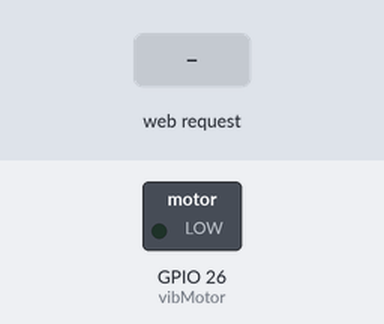
A sketch run on a simulated ESP32. On the bench: switched loads named in the sketch (green lamp = pin HIGH). The test bench sets the inputs (shaded band). WiFi joins after 1.5 s; servers stay silent unless stated; what the sketch prints to the serial monitor is not drawn.

Above: at 3.7 s.
3.8 s: HTTP request GET /left/active received
At 3.9 s:
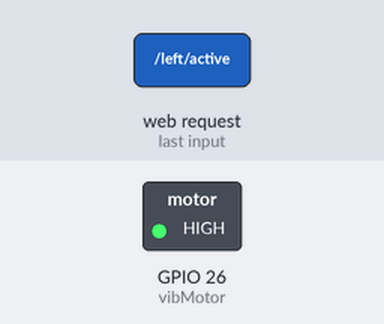
5.5 s: HTTP request GET /left/inactive received
Timing chart, 0 to 8.5 s (numbered marks = the images above; inputs shaded):
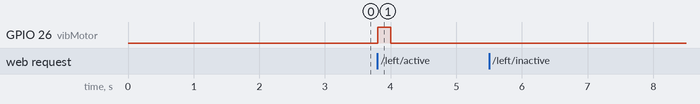

The sketch:

client.ino
```cpp
#include <WiFi.h>
#include <HTTPClient.h>

const char* ssid = "VIH";
const char* password = "vih_00000";

IPAddress local_IP(192, 168, 4, 4);  // Set your desired static IP address
IPAddress gateway(192, 168, 4, 1);    // Set your gateway IP address
IPAddress subnet(255, 255, 255, 0);   // Set your subnet mask

String jsonResponse;
WiFiServer server(80);

const int vibMotor = 26;

void setup() {
  Serial.begin(115200);
  pinMode(vibMotor, OUTPUT);
  delay(1000);

  WiFi.begin(ssid, password);
  Serial.println("\nConnecting");

  while(WiFi.status() != WL_CONNECTED) {
    Serial.print(".");
    delay(100);
  }

  WiFi.config(local_IP, gateway, subnet);

  Serial.println("\nConnected to the WiFi network");
  Serial.print("[+] ESP32 IP: ");
  Serial.println(WiFi.localIP());

  server.begin();
  Serial.println("Server started");
}

void loop() {
  WiFiClient client = server.available();

  if (client) {
    while (client.connected()) {
      if (client.available()) {
        String line = client.readStringUntil('\r');
        if (line.startsWith("GET /left/active")) {
          Serial.println("left active");
          jsonResponse = "{\"left\": \"active\"}";
          activateMotor();
        } else if (line.startsWith("GET /left/inactive")) {
          Serial.println("left inactive");
          jsonResponse = "{\"left\": \"inactive\"}";

        }
        break;
      }
    }

    client.println("HTTP/1.1 200 OK");
    client.println("Content-Type: application/json");
    client.println("Access-Control-Allow-Origin: *");
    client.println("Connection: close");
    client.print("Content-Length: ");
    client.println(jsonResponse.length());
    client.println();
    client.println(jsonResponse);

  }
}

void activateMotor(){
   digitalWrite(vibMotor, HIGH);
   delay(200);
   digitalWrite(vibMotor, LOW);
}
```

Measured:
- after the input at 3.8 s, GPIO 26 (vibMotor): LOW → HIGH at once, → LOW 0.20 s later
- after the input at 5.5 s, every drawn part: stays the same
